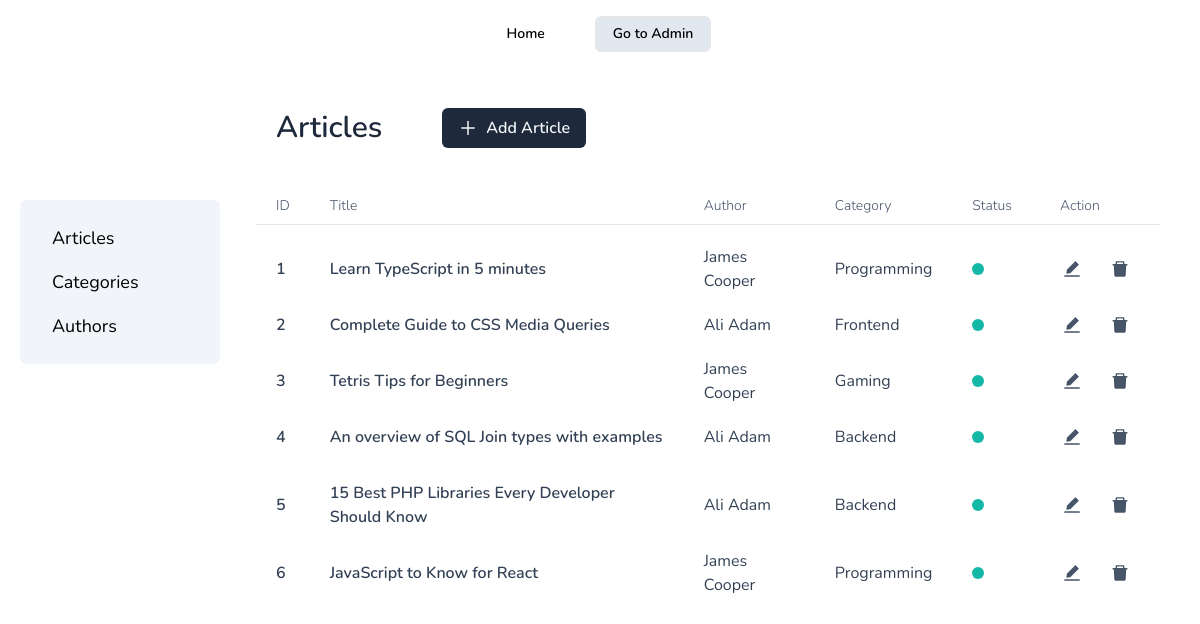
The app's page /admin/articles/index.php with its own data.
### tables this page shows
CREATE TABLE articles (
  id INT NOT NULL AUTO_INCREMENT,
  title VARCHAR(255) NOT NULL,
  content TEXT NOT NULL,
  status VARCHAR(255) NOT NULL,
  author_id INT,
  category_id INT,
  PRIMARY KEY (id),
  FOREIGN KEY (author_id) REFERENCES authors(id) ON DELETE SET NULL,
  FOREIGN KEY (category_id) REFERENCES categories(id) ON DELETE SET NULL,
  UNIQUE (title)
);

CREATE TABLE authors (
  id INT NOT NULL AUTO_INCREMENT,
  name VARCHAR(255) NOT NULL,
  email VARCHAR(255) NOT NULL,
  PRIMARY KEY (id),
  UNIQUE (email)
);

CREATE TABLE categories (
  id INT NOT NULL AUTO_INCREMENT,
  name VARCHAR(255) NOT NULL,
  PRIMARY KEY (id),
  UNIQUE (name)
);

### public/admin/articles/index.php (called while the page is built, shortened)
<?php
try {
  include __DIR__ . '/../../../classes/Article.php';
  $article = new Article();
  $articles = $article->getArticles();
  include __DIR__ . '/../../../views/admin/articles/index.php';
} catch (PDOException $e) {
  $title = 'An error has occurred';
  $output = 'Database error: ' . $e->getMessage() . ' in ' .
    $e->getFile() . ':' . $e->getLine();
}
include __DIR__ . '/../../../views/layout.php';

### classes/Article.php (called while the page is built, shortened)
<?php
require_once __DIR__ . '/Database.php';
class Article
{
  private $pdo;
  public function __construct()
  {
    $db = new Database();
    $this->pdo = $db->connect();
  }
  public function getArticles()
  {
    $stmt = $this->pdo->prepare('SELECT articles.id, title, content, status, categories.name as category_name, authors.name as author_name
    FROM articles
    LEFT JOIN categories ON articles.category_id = categories.id
    LEFT JOIN authors ON articles.author_id = authors.id
    ORDER BY articles.id');
    $stmt->execute();
    return  $stmt->fetchAll();
  }
}

### classes/Database.php (called while the page is built)
<?php
class Database
{
  public function connect()
  {
    return new PDO(
      'mysql:host=localhost; dbname=blog; charset=utf8mb4',
      'root',
      ''
    );
  }
}

### views/admin/articles/index.php (the view, shortened to what this page needs)
<table>
  <thead class='border-b-[1px] text-sm text-slate-600'>
    <tr class='[&>*]:px-5 [&>*]:text-left [&>*]:font-light'>
      <th class='py-2'>ID</th>
      <th>Title</th>
      <th>Author</th>
      <th>Category</th>
      <th>Status</th>
      <th class="translate-x-2">Action</th>
    </tr>
  </thead>
  <tbody class='translate-y-4 text-slate-700'>
    <?php foreach ($articles as $article) : ?>
    <tr class='rounded-md pt-5 hover:bg-slate-100 [&>*]:px-5'>
      <td class='rounded-l-md py-4 font-semibold'><?= $article['id'] ?></td>
      <td class='py-4 font-semibold'><?= $article['title'] ?></td>
      <td><?= $article['author_name'] ?></td>
      <td><?= $article['category_name'] ?></td>
      <td>
        <div title='Published'
          class='h-3 w-3 rounded-full <?= $article['status'] === 'Published' ? 'bg-teal-500' : 'bg-slate-300' ?>'>
        </div>
      </td>
      <td class='rounded-r-md'>
        <form method="post" class='flex items-center gap-2'>
          <a href="add.php?id=<?= $article['id'] ?>" name="edit" title='edit article'
            class="hover:bg-slate-300 p-2.5 transition [&:hover_svg]:text-blue-700 rounded-full">
          </a>
          <button type='submit' name="delete" title='delete article'
            class="hover:bg-slate-300 p-2.5 transition [&:hover_svg]:text-red-700 rounded-full">
          </button>
        </form>
      </td>
    </tr>
    <?php endforeach; ?>
  </tbody>
</table>

### views/header.php (style rules this page uses)
html { font-family: 'Nunito', sans-serif; }
body { margin-bottom: 5rem; }

### records on screen
articles: id "1", title "Learn TypeScript in 5 minutes", author.name "James Cooper", category.name "Programming"
articles: id "2", title "Complete Guide to CSS Media Queries", author.name "Ali Adam", category.name "Frontend"
articles: id "3", title "Tetris Tips for Beginners", author.name "James Cooper", category.name "Gaming"
articles: id "4", title "An overview of SQL Join types with examples", author.name "Ali Adam", category.name "Backend"
articles: id "5", title "15 Best PHP Libraries Every Developer Should Know", author.name "Ali Adam", category.name "Backend"
articles: id "6", title "JavaScript to Know for React", author.name "James Cooper", category.name "Programming"

### other values on screen
$navItem "Articles"
$navItem "Categories"
$navItem "Authors"
$title "Articles"
$titleSingular[$title] "Article"
